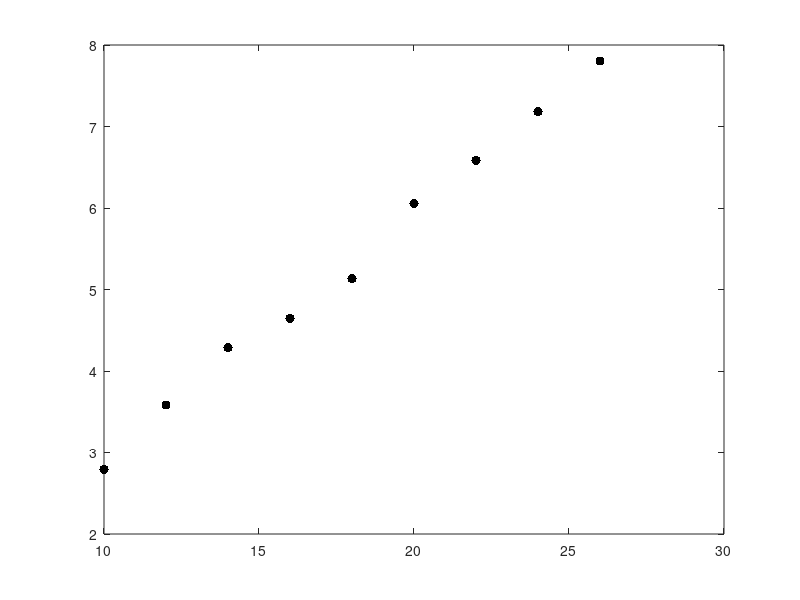

The MATLAB script that drew this image:
u =(10:2:26);
i =[0.065 0.081 0.099 0.117 0.137 0.156 0.177 0.200 0.220];
v1=[2.795 3.582 4.286 4.648 5.133 6.056 6.587 7.180 7.803];
r=0.5*103.84*10^(-3);
s=pi*r*r;
rho=1.185;
p0=u.*i
p1=0.5.*rho.*s.*(v1.^3)
ita=p1./p0

uv=plot(u, v1, '.k');
set(uv, 'MarkerSize', 20);
